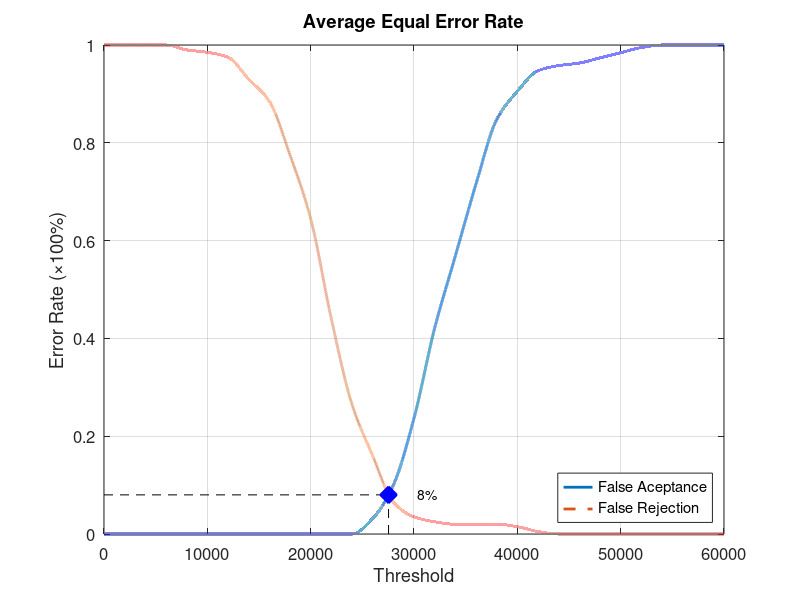
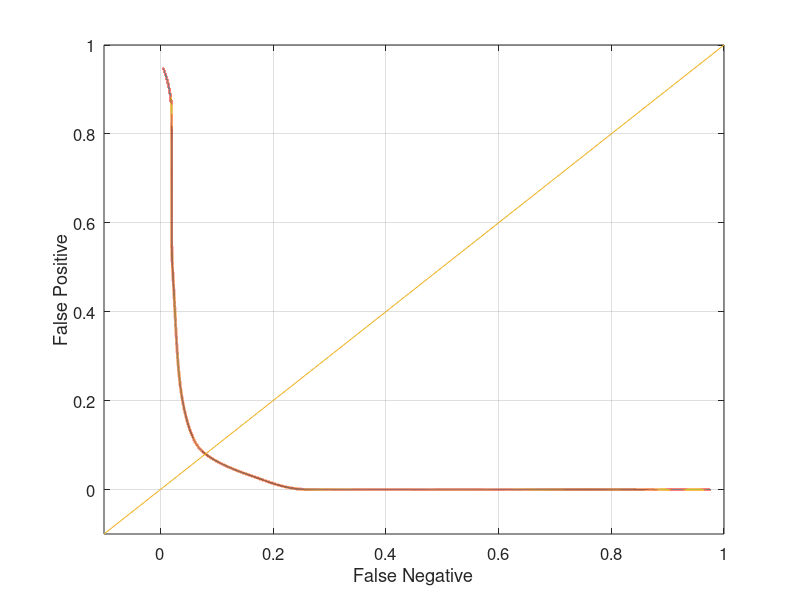

MATLAB code to generate these figures, in order:
function yEER = Database1_1
close all;
clear;
clc;
x = 0:2000:60000;
xq = 0:0.5:60000;

y0 = [0 0 0 0 0 0 0 0 0 0 0 0 0 0.0315789 0.1 0.236842 0.421053 0.568421 0.715789 0.847368 0.905263 0.947368 0.957895 0.963158 0.973684 0.984211 0.994737 1 1 1 1];
yy0 = interp1(x, y0, xq, 'pchip');
y1 = [1 1 1 1 0.99 0.985 0.975 0.93 0.885 0.775 0.645 0.44 0.265 0.16 0.065 0.035 0.025 0.02 0.02 0.02 0.015 0.005 0 0 0 0 0 0 0 0 0];
yy1 = interp1(x, y1, xq, 'pchip');

% Calculating EER: 
y2 = abs(y0 - y1);
find(y2 == min(y2))
yy2 = abs(yy0 - yy1);
xEER = find(yy2 == min(yy2));
xEERIndex = xq(xEER) % X-axis EER
yEER = yy0(xEER) % Y-axis EER

main = figure
plot(xq, yy0,'-','LineWidth', 2);	hold on
plot(xq, yy1,'--','LineWidth', 2);	hold on
plot([xEERIndex xEERIndex], [0 yEER], 'k--');	hold on
plot([0 xEERIndex], [yEER yEER], 'k--');	hold on
plot(xEERIndex, yEER, 'bx', 'LineWidth', 10);	hold on
text(xEERIndex + 10 * xEERIndex / 100, yEER, [num2str(round((10000 * yEER)) / 100) '%'])
legend('False Aceptance', 'False Rejection', 'Location', 'SouthEast')
xlabel('Threshold')
ylabel('Error Rate (\times100%)')
title('Average Equal Error Rate')
set(gca, 'FontSize', 12)
axis([0 60000 0 1])
grid on

print(main, 'Database1_1Main', '-dpng');
FNRxFPR = figure('Color', [1 1 1]);
plot(yy1, yy0, '-', yy1, yy0, 'LineWidth', 2);
hold on
y = -0.1:0.1:1
plot(y, y); 
set(gca, 'FontSize', 12)
xlabel('False Negative')
ylabel('False Positive')
axis([-0.1 1 -0.1 1])
set(gca, 'FontSize', 12)
grid on

print(FNRxFPR, 'Database1_1FNRxFPR','-dpng');
end
